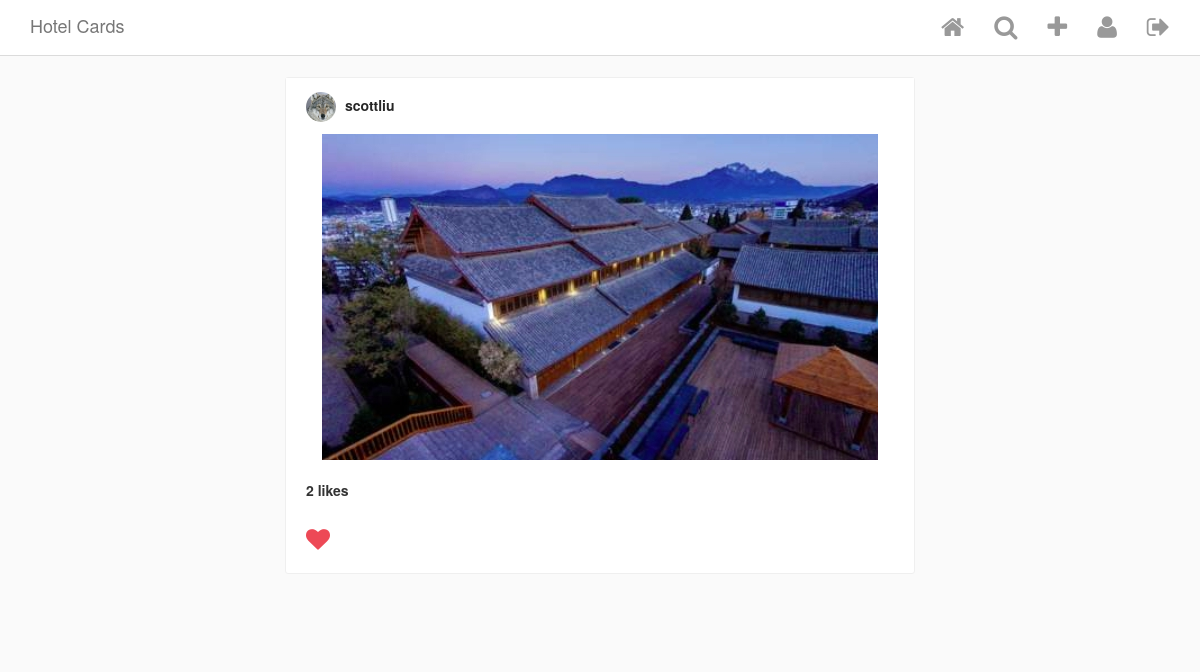
/ (signed in), run on the app's committed database.
### Insta/models.py (models this page shows, shortened)
class Post(models.Model):
    author = models.ForeignKey( #Post也应该是一个foreign key，因为其应是指向某一个发这个post的用户
        InstaUser,
        on_delete = models.CASCADE,
        related_name = 'my_posts' #当我处于当前用户时，我可以通过my_posts来找到我发过的posts.
    )
    title = models.TextField(blank = True, null = True)
    image = ProcessedImageField(
        upload_to = 'static/images/posts', #image 都储存在post里面
        format = 'JPEG',
        options = {'quality':100},
        blank = True,
        null = True,
    )
    def get_like_count(self):
        return self.likes.count()

class InstaUser(AbstractUser): #在继承Django中自带的AbstractUser后再自己定义一个profile picture
    profile_pic = ProcessedImageField(
        upload_to = 'static/images/profiles',
        format = 'JPEG',
        options = {'quality':100},
        blank = True,
        null = True,
    )

### Insta/views.py (the view)
# urls.py: path('', PostsView.as_view(), name = 'posts'),#当传递进来的路径是posts的时候，我们会用PostsView.as_view()这个函数
class PostsView(LoginRequiredMixin, ListView): #ListView 会将所有的posts生成为一个lists传递给index.html,用于里面的for loop显示
    model = Post
    template_name = 'index.html'
    login_url = "login"
    def get_queryset(self):
        current_user = self.request.user
        following = set()
        for conn in UserConnection.objects.filter(creator=current_user).select_related('following'):
            following.add(conn.following)
        return Post.objects.filter(author__in=following)

### Insta/templatetags/custom_tags.py (called while the page is built)
@register.simple_tag
def has_user_liked_post(post, user):
    try:
        like = Like.objects.get(post=post, user=user)
        return "fa-heart"
    except:
        return "fa-heart-o"

### templates/index.html (shortened to what this page needs)
{% extends "base.html" %}
{% load custom_tags %}
{% block content %}
<div class="cards-listing">
    {% for post in object_list %}
        <div class="row">
            <div class="card view-update {{ post.pk }}">
                <div class="card__panel-head">
                    <div class="poster__info">
                        <a href="{% url 'user_detail' post.author.id%}" class="poster__name">
                            {% if post.author.profile_pic %}
                                <img class="poster__profilepic" src="/{{ post.author.profile_pic }}">
                            {% endif %}
                            {{ post.author.username }}
                        </a>
                    </div>
                </div>
                <a href="{% url 'post_detail' post.pk %}">
                    <img class="card__main-image" src="/{{ post.image }}">
                </a>
                <div class="card__panel-body">
                    <div class="likes">
                        {% if post.get_like_count %}
                            {{ post.get_like_count }} like{% if post.get_like_count > 1 %}s{% endif %}
                        {% endif %}
                    </div>
                    <section class = "input-row">
                        <i class="fa {% has_user_liked_post post user %} submit-like" aria-hidden="true"></i>
                    </section>
                </div>
            </div>
        </div>
    {% endfor %}
</div>
{% endblock content %}

### static/css/style.css (style rules this page uses)
html { height: 100%; }
body { min-height: 100%; background-color: #fafafa; }
.cards-listing { max-width: 600px; width: 100%; margin: 20px auto; }
.card { background-color: #fff; margin-bottom: 50px; border: 1px solid #efefef; border-radius: 3px; }
.card__panel-head { background: #fff; padding: 14px 20px 12px; }
.card__panel-head .poster__profilepic { border-radius: 100%; max-width: 30px; max-height: 30px; width: 30px; height: 30px; margin-right: 5px; }
.card__panel-head .poster__name { color: #262626; font-weight: bold; }
.card__main-image { max-width: 100%; max-height: 600px; height: auto; margin: 0 auto; display: block; }
.card__panel-body { padding: 20px; padding-bottom: 0; }
.card__panel-body .likes { font-weight: bold; margin-bottom: 5px; }
.input-row { position: relative; display: flex; align-items: center; height: 68px; padding-left: 40px; }
.input-row .submit-like { cursor: pointer; position: absolute; top: 32%; left: 0; color: #C2C2C2; font-size: 24px; }
.input-row .submit-like.fa-heart { color: #ED4956; }

### data on the page
Post: author.profile_pic (picture), author.username "scottliu", image (picture), get_like_count "2"
